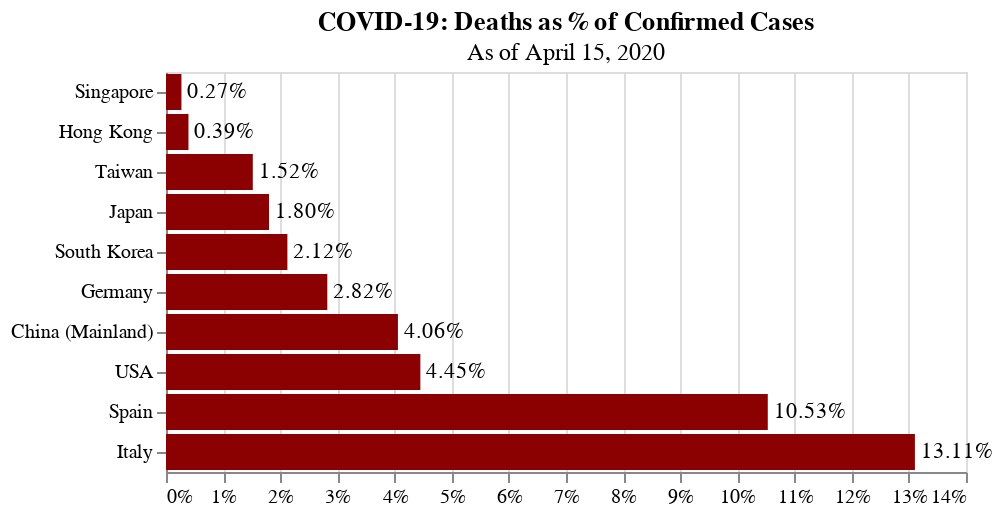

Notebook code for this chart:
### Code cell
# Deaths over confirmed
data = pd.DataFrame(list(zip(names, doc)), columns=['Region', '%'])

bars = alt.Chart(data).mark_bar().encode(
    x=alt.X("%:Q", axis=alt.Axis(format='%')),
    y=alt.Y("Region:O", sort='x')
).properties(
    title={
        "text":'COVID-19: Deaths as % of Confirmed Cases',
        "subtitle":'As of ' + as_of_date.strftime("%B %d, %Y")
    }
)

text = bars.mark_text(
    align='left',
    baseline='middle',
    dx=3
).encode(
    text=(
        alt.Text("%:Q", format=".2%")
    )
)

alt.layer(bars, text).configure_axisX(
    labelAngle=0,
    title=None
).configure_axisY(
    title=None
).configure_bar(
    color='darkred'
)

### Figure 1 — Vega-Lite specification as saved in the notebook (floating-point values rounded to 4 significant figures)
{"config": {"view": {"continuousWidth": 400, "continuousHeight": 300}, "axisX": {"labelAngle": 0, "title": null}, "axisY": {"title": null}, "bar": {"color": "darkred"}}, "layer": [{"mark": "bar", "encoding": {"x": {"type": "quantitative", "axis": {"format": "%"}, "field": "%"}, "y": {"type": "ordinal", "field": "Region", "sort": "x"}}, "title": {"text": "COVID-19: Deaths as % of Confirmed Cases", "subtitle": "As of April 15, 2020"}}, {"mark": {"type": "text", "align": "left", "baseline": "middle", "dx": 3}, "encoding": {"text": {"type": "quantitative", "field": "%", "format": ".2%"}, "x": {"type": "quantitative", "axis": {"format": "%"}, "field": "%"}, "y": {"type": "ordinal", "field": "Region", "sort": "x"}}, "title": {"text": "COVID-19: Deaths as % of Confirmed Cases", "subtitle": "As of April 15, 2020"}}], "data": {"name": "data-a396854748482df090177e8573860443"}, "$schema": "https://vega.github.io/schema/vega-lite/v4.8.1.json", "datasets": {"data-a396854748482df090177e8573860443": [{"Region": "Taiwan", "%": 0.01519}, {"Region": "Singapore", "%": 0.002703}, {"Region": "Hong Kong", "%": 0.003933}, {"Region": "South Korea", "%": 0.02124}, {"Region": "Japan", "%": 0.01802}, {"Region": "China (Mainland)", "%": 0.04059}, {"Region": "USA", "%": 0.04451}, {"Region": "Italy", "%": 0.1311}, {"Region": "Germany", "%": 0.02823}, {"Region": "Spain", "%": 0.1053}]}}
